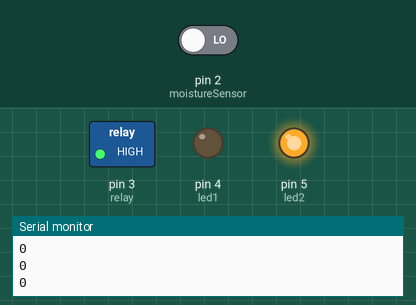
A sketch run on a simulated Arduino Uno, built with avr-gcc and run on an emulated ATmega328P. On the bench: switched loads named in the sketch (green lamp = pin HIGH), output pins drawn as LEDs (lit = HIGH), the last lines printed to the serial monitor. The test bench sets the inputs (shaded band); at power-on: pin 2 (moistureSensor) LOW.

Above: at 10.8 s.
10.9 s: pin 2 (moistureSensor) driven HIGH
At 15.7 s:
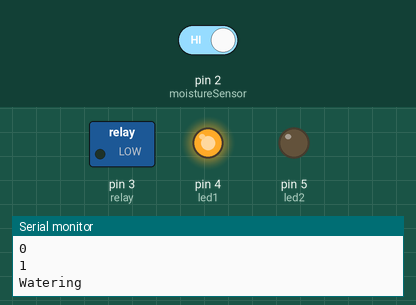
16.9 s: pin 2 (moistureSensor) driven LOW
At 21.4 s:
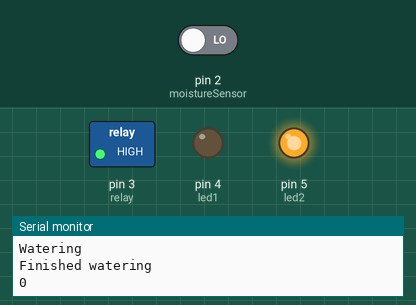
Timing chart, 0 to 22.9 s (numbered marks = the images above; inputs shaded):
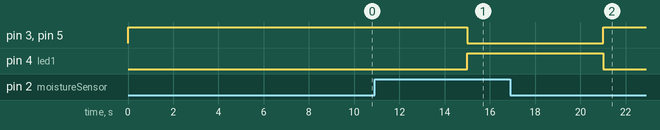

The sketch:

watering_system.ino
```cpp
/*

Flower Soil Mosture Sensor

D2 - Soil Mosture Sensor

D3 - Relay module

D4:D5 - LEDS 1,2

LED1 - Green

LED2 - Red

Connect the Soil Moisture Sensor to Digital input pin 2 and your 2 led's to digital out 4-5

*/

int moistureSensor = 2;

int relay = 3;

int led1 = 4;

int led2 = 5;

void setup()

{

// setting the led pins to outputs

pinMode(led1, OUTPUT);

pinMode(led2, OUTPUT);

// setting the Relay pin to output

pinMode(relay, OUTPUT);

// Serial Begin so we can see the data from the moisture sensor in our serial input window.

Serial.begin(9600); }

// the loop routine runs over and over again forever:

void loop()

{

// read the input on digital pin 2:

int sensorValue = digitalRead(moistureSensor);

// print out the value you read:

Serial.println(sensorValue);

digitalWrite(relay, HIGH);

digitalWrite(led1, LOW);

digitalWrite(led2, HIGH);

if (sensorValue == 1) {

digitalWrite(led1, HIGH);

digitalWrite(led2, LOW);

digitalWrite(relay, LOW);

Serial.println("Watering");

delay(1000);

// run pump for 1 seconds

Serial.println("Finished watering"); }

delay(5000);

// delay 5 second between reads

}
```

Measured:
- after the input at 10.9 s, pin 3 (relay), pin 5 (led2): HIGH → LOW after 4.1 s; pin 4 (led1): LOW → HIGH after 4.1 s
- after the input at 16.9 s, pin 3 (relay), pin 5 (led2): LOW → HIGH after 4.1 s; pin 4 (led1): HIGH → LOW after 4.1 s
